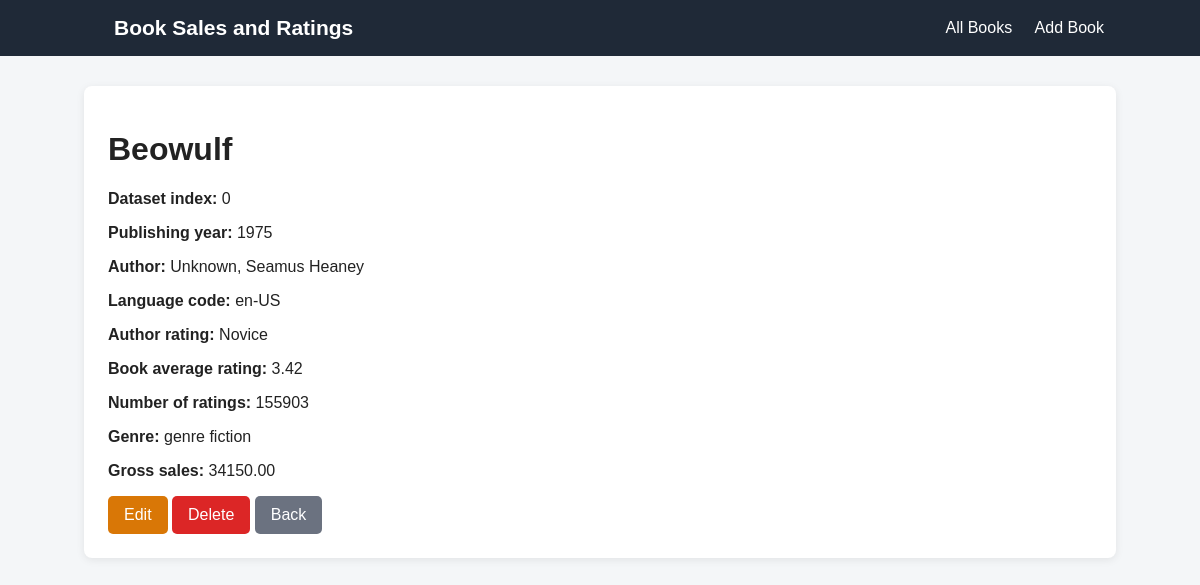
Page /books/1/ on the committed database.
### books/models.py (models this page shows, shortened)
class Book(models.Model):
    AUTHOR_RATING_CHOICES = [
        ("Novice", "Novice"),
        ("Intermediate", "Intermediate"),
        ("Excellent", "Excellent"),
        ("Famous", "Famous"),
    ]
    kaggle_index = models.IntegerField(unique=True)
    publishing_year = models.IntegerField(null=True, blank=True)
    book_name = models.CharField(max_length=300)
    author = models.CharField(max_length=200)
    language_code = models.CharField(
        max_length=20,
        blank=True,
        default="Unknown",
    )
    author_rating = models.CharField(
        max_length=20,
        choices=AUTHOR_RATING_CHOICES,
    )
    book_average_rating = models.FloatField()
    book_ratings_count = models.IntegerField()
    genre = models.CharField(max_length=100)
    gross_sales = models.DecimalField(
        max_digits=15,
        decimal_places=2,
    )

### books/views.py (the view)
# urls.py: path("books/<int:pk>/", views.book_detail, name="book_detail"),
def book_detail(request, pk):
    book = get_object_or_404(Book, pk=pk)
    return render(
        request,
        "books/book_detail.html",
        {"book": book},
    )

### books/templates/books/book_detail.html (shortened to what this page needs)
{% extends "books/base.html" %}
{% block content %}
<div class="card">
    <h1>{{ book.book_name }}</h1>
    <p>
        <strong>Dataset index:</strong>
        {{ book.kaggle_index }}
    </p>
    <p>
        <strong>Publishing year:</strong>
        {% if book.publishing_year %}
            {{ book.publishing_year }}
        {% else %}
            Unknown
        {% endif %}
    </p>
    <p>
        <strong>Author:</strong>
        {{ book.author }}
    </p>
    <p>
        <strong>Language code:</strong>
        {{ book.language_code|default:"Unknown" }}
    </p>
    <p>
        <strong>Author rating:</strong>
        {{ book.author_rating }}
    </p>
    <p>
        <strong>Book average rating:</strong>
        {{ book.book_average_rating|floatformat:2 }}
    </p>
    <p>
        <strong>Number of ratings:</strong>
        {{ book.book_ratings_count }}
    </p>
    <p>
        <strong>Genre:</strong>
        {{ book.genre }}
    </p>
    <p>
        <strong>Gross sales:</strong>
        {{ book.gross_sales|floatformat:2 }}
    </p>
    <a
        class="button button-edit"
        href="{% url 'book_update' book.pk %}"
    >
        Edit
    </a>
    <a
        class="button button-delete"
        href="{% url 'book_delete' book.pk %}"
    >
        Delete
    </a>
    <a
        class="button button-secondary"
        href="{% url 'book_list' %}"
    >
        Back
    </a>
</div>
{% endblock %}

### books/templates/books/base.html (shortened to what this page needs)
<!DOCTYPE html>
<html lang="en">
<head>
</head>
<body>
    <nav>
        <a class="brand" href="{% url 'book_list' %}">
            Book Sales and Ratings
        </a>
        <div>
            <a href="{% url 'book_list' %}">All Books</a>
            <a href="{% url 'book_create' %}">Add Book</a>
        </div>
    </nav>
    <main class="container">
        {% block content %}
        {% endblock %}
    </main>
</body>
</html>

### books/templates/books/base.html (style rules this page uses)
body { margin: 0; font-family: Arial, sans-serif; background: #f4f6f8; color: #222; }
nav { background: #1f2937; padding: 16px 8%; display: flex; justify-content: space-between; align-items: center; }
nav a { color: white; text-decoration: none; margin-left: 18px; }
.brand { font-size: 21px; font-weight: bold; }
.container { width: 86%; margin: 30px auto; }
.card { background: white; padding: 24px; border-radius: 8px; margin-bottom: 20px; box-shadow: 0 2px 8px rgba(0, 0, 0, 0.08); }
.button { display: inline-block; background: #2563eb; color: white; padding: 10px 16px; border: none; border-radius: 5px; text-decoration: none; cursor: pointer; }
.button-edit { background: #d97706; }
.button-delete { background: #dc2626; }
.button-secondary { background: #6b7280; }

### rows in the picture
Book: book_name "Beowulf", kaggle_index "0", publishing_year "1975", author "Unknown, Seamus Heaney", language_code "en-US", author_rating "Novice", book_average_rating "3.42", book_ratings_count "155903", genre "genre fiction", gross_sales "34150.00"
